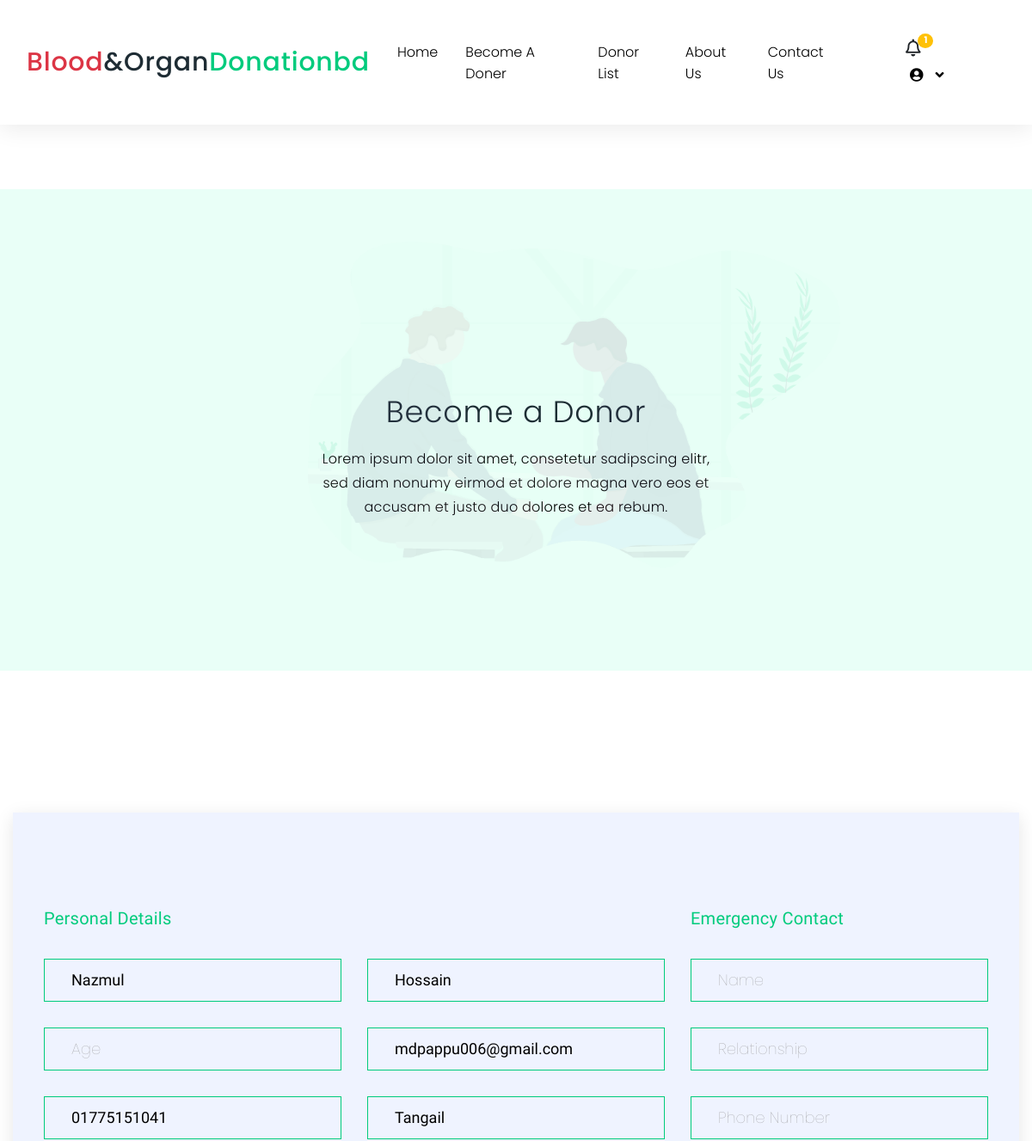
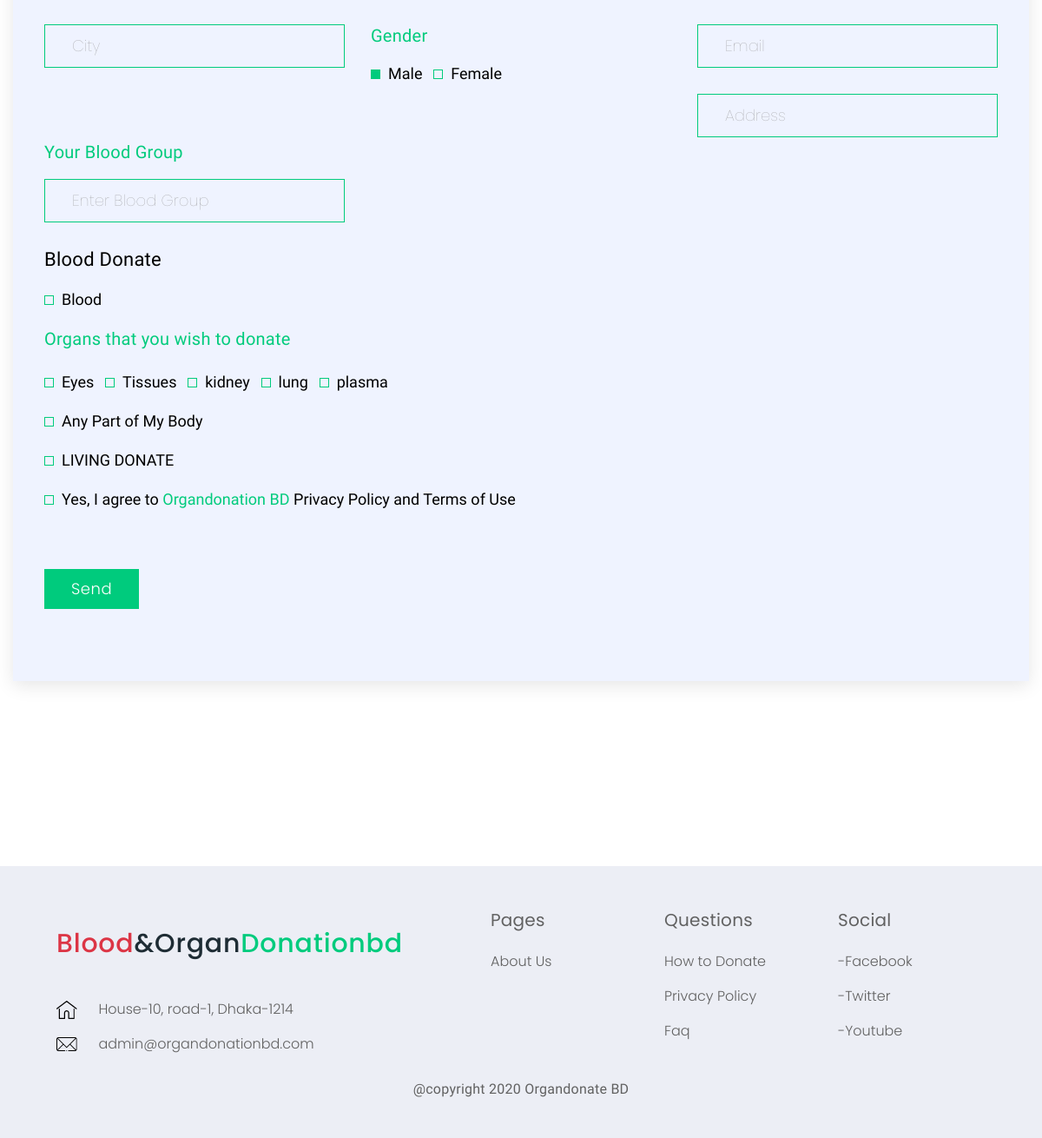
/doner.php (signed in), run on an earlier commit of the app's database (2 pictures, top to bottom).
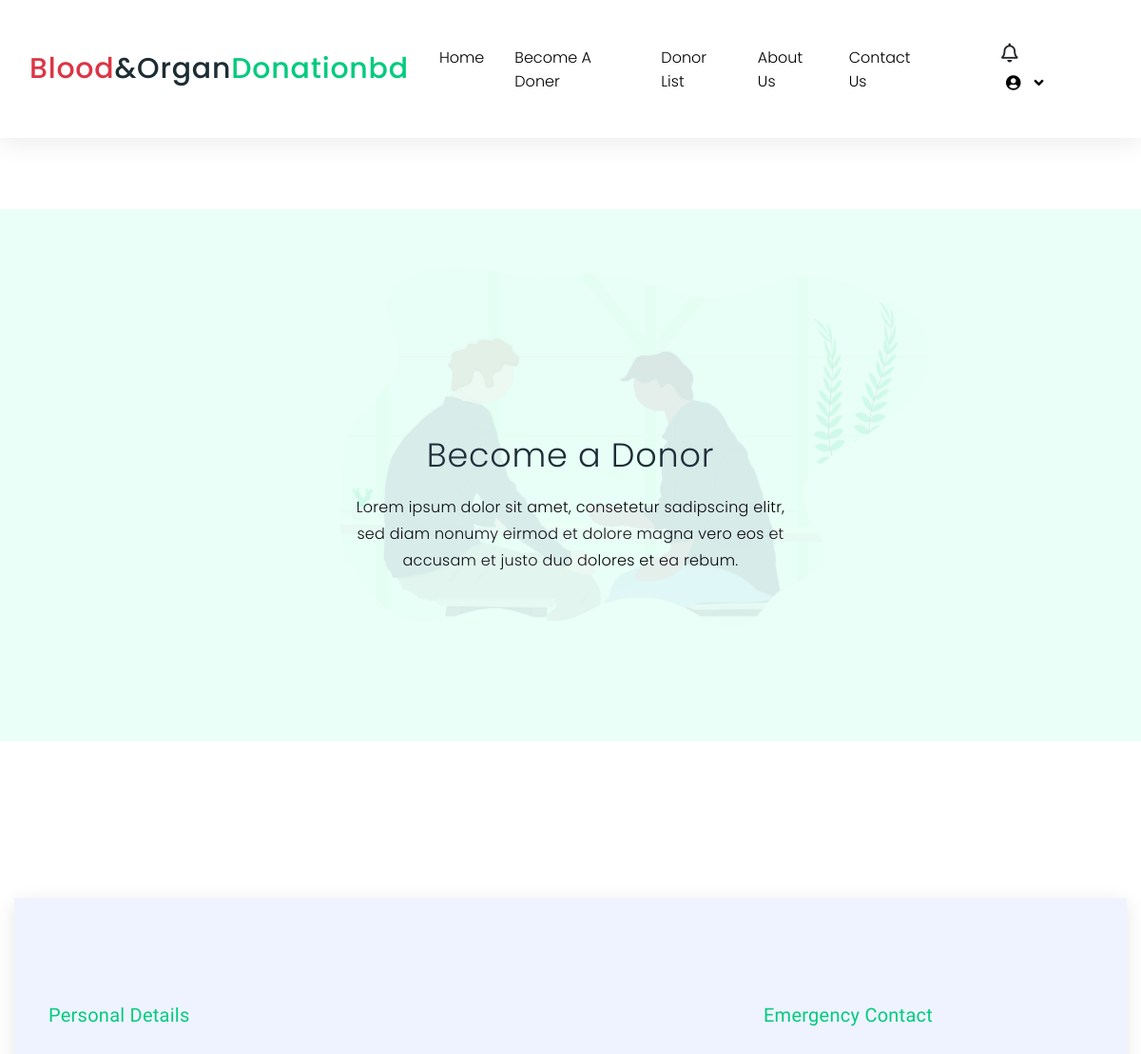
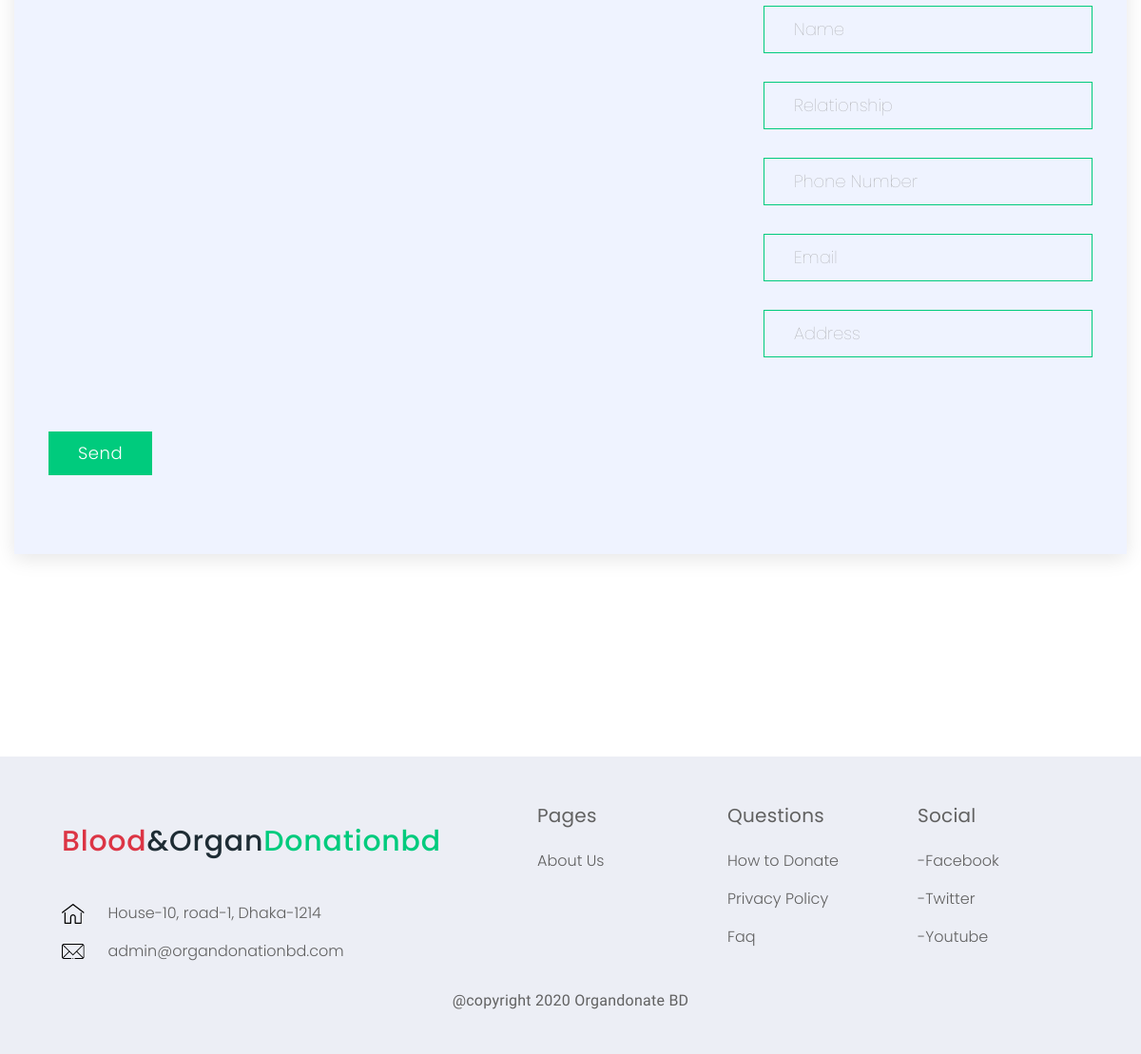
And on a later commit of the database (2 pictures, top to bottom).
### tables this page shows
CREATE TABLE IF NOT EXISTS `signup_user` (
  `id` int(11) NOT NULL AUTO_INCREMENT,
  `userID` bigint(60) NOT NULL,
  `firstname` varchar(50) NOT NULL,
  `lastname` varchar(50) DEFAULT NULL,
  `phone` varchar(11) NOT NULL,
  `email` varchar(30) NOT NULL,
  `nid` varchar(255) NOT NULL,
  `pass` varchar(255) NOT NULL,
  `address` varchar(100) NOT NULL,
  `donate_user` varchar(30) DEFAULT NULL,
  `action` int(11) NOT NULL DEFAULT 0,
  `online` int(11) NOT NULL DEFAULT 0,
  `createAt` datetime NOT NULL DEFAULT current_timestamp(),
  PRIMARY KEY (`id`),
  UNIQUE KEY `email` (`email`),
  KEY `userID` (`userID`),
  KEY `online` (`online`),
  KEY `createAt` (`createAt`)
);

### doner.php (the view, shortened to what the changed rows need)
<?php
    include_once('header/header.php') ;
    include_once('backend/become-donar.php') ;
    $query = "SELECT id,firstname, lastname, phone ,email, address FROM signup_user";
    $result = mysqli_query($connect, $query);
?>
<main class="main-wrap">
    <section class="page-title-area donor-page-bg text-center">
        <div class="container">
            <div class="row justify-content-center">
                <div class="col-md-5 align-self-center">
                    <div class="bn-content-in">
                        <h1>Become a Donor</h1>
                    </div>
                </div>
            </div>
        </div>
    </section>
    <div class="donor-form-wrapper">
        <div class="container">
            <div class="row">
                <div class="col-md-12">
                    <div class="form-inside-all">
                        <form method="POST">
                            <div class="row">
                                <div class="col-lg-8">
<?php
    while ($data = mysqli_fetch_assoc($result)) {
        $userid = $_SESSION['id'];
        if($userid == $data['id']){
?>
                                    <div class="row">
                                        <div class="col-md-6">
                                            <input type="text" name="donorfname" value="<?php echo $data['firstname'];?>" readonly/>
                                        </div>
                                        <div class="col-md-6">
                                            <input type="text" name="donorlname" value="<?php echo $data['lastname'];?>" readonly/>
                                        </div>
                                        <div class="col-md-6">
                                            <input type="text" placeholder="Age" name="donorage" required/>
                                        </div>
                                              <div class="col-md-6">
                                            <input type="email" name="donoremail" value="<?php echo $data['email'];?>" readonly/>
                                        </div>
                                        <div class="col-md-6">
                                            <input type="text" name="donor-phone" value="<?php echo $data['phone'];?>" readonly/>
                                        </div>
                                        <div class="col-md-6">
                                            <input type="text" name="donor-address" value="<?php echo $data['address'];?>" readonly/>
                                        </div>
                                        <div class="col-md-6">
                                            <input type="text" placeholder="City" name="donor-city" required/>
                                        </div>
                                        <div class="col-lg-6">
                                            <div class="gender-area">
                                                <div class="titles">
                                                    <h4>Gender</h4>
                                                </div>
                                                <div class="rd-btns">
                                                    <label>Male
                                                        <span class="checkmark"></span>
                                                    </label>
                                                    <label>Female
                                                        <span class="checkmark"></span>
                                                    </label>
                                                </div>
                                            </div>
                                        </div>
                                        <div class="col-lg-6">
                                            <div class="gender-area">
                                                <div class="titles">
                                                    <h4>Your Blood Group</h4>
                                                </div>
                                                <input type="text" placeholder="Enter Blood Group" name="donor-b-group" required/>
                                            </div>
                                        </div>
                                        <div class="col-md-12">
                                            <h4>Blood Donate</h4>
                                            <label>Blood
                                                <span class="checkmark"></span>
                                            </label>
                                        </div>
                                        <div class="col-lg-12">
                                            <div class="organ-area">
                                                <div class="titles">
                                                    <h4>Organs that you wish to donate</h4>
                                                </div>
                                                <label>Eyes
                                                    <span class="checkmark"></span>
                                                </label>
                                                <label>Tissues
                                                    <span class="checkmark"></span>
                                                </label>
                                                <label>kidney
                                                    <span class="checkmark"></span>
                                                </label>
                                                <label>lung
                                                    <span class="checkmark"></span>
                                                </label>
                                                <label>plasma
                                                    <span class="checkmark"></span>
                                                </label>
                                                <div class="row">
                                                <div class="col-md-12">
                                                        <label>Any Part of My Body
                                                            <span class="checkmark"></span>
                                                        </label>
                                                    </div>
                                                    <div class="col-md-12">
                                                        <label>LIVING DONATE
                                                            <span class="checkmark"></span>
                                                        </label>
                                                    </div>
                                                    <div class="col-md-12">
                                                        <label> Yes, I agree to <span>Organdonation BD</span> Privacy Policy and Terms of Use
                                                            <span class="checkmark"></span>
                                                        </label>
                                                    </div>
                                                </div>
                                            </div>
                                        </div>
                                    </div>
<?php }
    }
?>
                                </div>
                            </div>
                        </form>
                    </div>
                </div>
            </div>
        </div>
    </div>
</main>
    <?php include_once('header/footer.php') ;?>

### header/header.php (shortened to what the changed rows need)
<?php
    require_once("./backend/db.php");
    $user_id = $_SESSION['id'] ?? 0;
    $query = "SELECT * FROM signup_user where id= '$user_id'";
    $result= mysqli_query($connect, $query);
?>
<!DOCTYPE html>
<html lang="en" class="no-js">
<head>
    <link rel="stylesheet" type="text/css" href="css/bootstrap.min.css">
    <link rel="stylesheet" type="text/css" href="css/normalize.css">
    <link href="https://use.fontawesome.com/releases/v5.0.8/css/all.css" rel="stylesheet">
    <link rel="stylesheet" href="css/slick.css"/>
    <link rel="stylesheet" type="text/css" href="css/style.css">
</head>
<body>
    <nav class="navbar navbar-expand-lg center-brand static-nav">
        <div class="container" style="max-width: 1400px;">
            <a class="navbar-brand order-2" href="index.php">
               <h1><span class="text-danger">Blood</span>&Organ<span>Donationbd</span></h1>
            </a>
            <div class="d-flex flex-row order-2 order-lg-3">
                <?php if(!isset($_SESSION['user'])): ?>
                <ul class="navbar-nav login-item flex-row">
                    <li class="nav-item">
                        <a class="nav-link " href="login.php">Login</a>
                    </li>
                    <li>or</li>
                    <li class="nav-item">
                        <a class="nav-link " href="create-account.php">sign Up</a>
                    </li>
                </ul>
                <?php else: ?>
                <div class="header_wrap">
                    <div class="user_login">
                      <ul>
                        <li class="useritem dropdown"><i class="far fa-bell" data-toggle="dropdown" aria-haspopup="true" aria-expanded="true"></i>
                        <?php
                             foreach($result as $data){
                                if($data['action'] == 1): ?>
                                    <span class="user-badge badge bg-warning text-white">1</span>
                        <?php   endif; }?>
                        </li>
                      </ul>
                    </div>
                </div>
                <?php endif ;?>
            </div>
        </div>
    </nav>

What changed in the data, as far as the page shows it:
removed signup_user: action "1", donorfname "Nazmul", donorlname "Hossain", donoremail "mdpappu006@gmail.com", donor-phone "01775151041", donor-address "Tangail"
